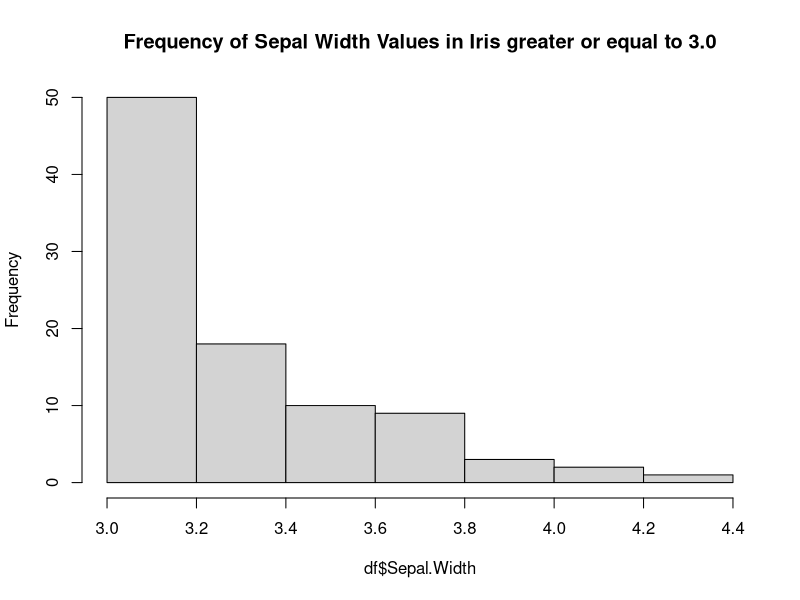

Here is the R script that generated this plot:
## ---- chunk 1
x <- c(1,2,4)
x[4]
## ---- chunk 2
q <- c(x,x,8)
s <- sd(q)
s
#s is 2.478479
## ---- chunk 3
paste("Christiana","Ade")
# if I wanted to save my name as a variable
myName <- paste("Christiana","Ade")
myName
## ---- chunk 4
m <- 100
ls()
rm(m)
ls()
## ---- chunk 5
oddcount <- function(x) 
{
    k <- 0 # assign 0 to k
    for (n in x) {
        if(n %% 2 == 1)
        {
            k <- k+1 # %% is the modulo operator
        }
    }
  return(k)
}
oddcount(x <- c(1,2,3,7,9))
## ---- chunk 6
evencount <- function(x){
  k <- 0  # assign 0 to k
  for (n in x){
    if (n %% 2 == 0){ ## divide the given number by 2 if the remainder is 0 then it is an even number
      k <- k+1 # add this number to count of even numbers
    }
  }
  return(paste("There are",k,"even numbers!")) # return the amount even numbers
}
evencount(x <- c(1,2,6,10,11))
## ---- chunk 7
R.home()
# My path installation is "C:\Program Files\R\R-3.3.0"
## ---- chunk 8
#Not really sure where the program files of macs go, but it would be something like this 
#/Program Files/R/R-3.3.0
## ---- chunk 9
#"C:\Users\cade\Documents\PhDMerced\Spr18Courses\EnvironmentalDataAnalysis\Homework\Lab1\Lab1_tutorial.html"
## ---- chunk 10
#"C:\Users\cade\Documents\PhDMerced\Spr18Courses"
## ---- chunk 11
  '/In Q11: 
  /Users/cade/Documents/PhDMerced/Spr18Courses/EnvironmentalDataAnalysis/Homework/Lab1/Lab1_tutorial.html
  - In Q12: 
  /Users/cade/Documents/PhDMerced/Spr18Courses
/'
## ---- chunk 12
v <- c(8:19)
w <- c(v[1:4])
w
## ---- chunk 13
d <- c(8:20)
#which(d %in% median(d)) #check where the middle is...only works vectors with an odd length
h <- c(d[5:9])
h
## ---- chunk 14
length(d)
## ---- chunk 15
#Let's see what really happens 
# find typeof the three situtations and save to a variable
a <- typeof(c(3, FALSE))
b <- typeof(c("a",1))
c <- typeof(c(4L,2))

myPrediction = c("double","character","double")
realAnswers = c(a,b,c)
# test if the two are identical if true then print "your predictions were right"
if (identical(myPrediction,realAnswers) == TRUE){
  print("Your predictions were right")
} else{
  print("nooooooo")
}
## ---- chunk 16
n <- "1"
m <- 1
is.atomic(m)
is.atomic(n)
identical(1,"1")
## ---- chunk 17
y <- c(FALSE,NA)
typeof(y)
x <- c(FALSE, NA_character_)
typeof(x)
b <- c(1,NA)
typeof(b)
c1 <- c(1, NA_character_)
typeof(c1)
## ---- chunk 18
#assuming this is vector d
d <- c(8:20)
newD <- d * 2
newD[length(d)]
# 40 is the last element
## ---- chunk 19
a <- seq(0.6,1.9,by = 0.1)
b <- which(a >= 1.1)
b
## ---- chunk 20
a[a >= 1.1] <- 2.0
a
## ---- chunk 21
l <- c(list(1,2),c(3,4)) #combines several lists. atomic vectors + list --> coerce to list before combining
j <- list(list(1,2),c(3,4))
str(l) 
# returns a list of 4 numbers
str(j) # a list of two numbers and then vector numbers 3 and 4
## ---- chunk 22
unlist(l)
unlist(j)
# the same thing happens to both
## ---- chunk 23
my.fac <- factor(c("yes", "yes","no","yes","yes","yes"))
table(my.fac)
## ---- chunk 24
f1 <- factor(letters)
levels(f1) <-rev(levels(f1))
f1
## ---- chunk 25
f2 <- rev(factor(letters))
f2
## ---- chunk 26
f3 <- factor(letters, levels=rev(letters))
f3
## ---- chunk 27
y<-matrix(1:12*3,nrow=4,ncol=3)
is.matrix(y)
is.array(y)
## ---- chunk 28
d <- data.frame(kids=c("Jack","Jill"),ages=c(12,10))
d
#f <- data.frame(kids=c("Jack","Jill"),ages=c(12,10,11))
## ---- chunk 29
m <- as.matrix(d)
m
# to verify that
class(m[1,2])
## ---- chunk 30
d1 <- data.frame(names=c("Jack","Jill","John"),states=c("CA","IL","IL"))
d2 <- data.frame(ages=c(10,7,12),names=c("Jill","Jillian","Jack"))
names(d2) <- c("ages","kids")
merge(d1,d2, by.x = "names", by.y= "kids")
## ---- chunk 31
#Yes, you can have a data frame with 0 rows
noRows <- data.frame("class" = integer(0))
noRows
dim(noRows) # 0 1
class(noRows) # data.frame

#Yes, you can have a dataframe with 0 columns, but it will also have 0 rows
df <-data.frame(NULL)
df
dim(df) #0 0
class(df)
## ---- chunk 32
# one way
# select all the columns with matrix notation 
df <- iris[iris$Sepal.Width >= 3.0, ]
hist(df$Sepal.Width, main ="Frequency of Sepal Width Values in Iris greater or equal to 3.0")
# can select with subset
df <- subset(iris, Sepal.Width >= 3.0)
# With tidyverse just to practice
#require(tidyverse)
#new <- filter(iris, Sepal.Width >=3.0)
#hist(new$Sepal.Width,main ="Frequency of Sepal Width Values in Iris greater or equal to 3.0")
'/ Dont forget to ask Erin how to do this?
  n <- iris %>%
  filter(Sepal.Width >= 3.0) %>%
  select(Sepal.Width)%>%
  do(a=hist(.)) 
/'
## ---- chunk 33
d <- data.frame(gender=c("M","M","F","M","F","F"),
        age=c(47,59,21,32,33,24),
        income=c(55000,88000,32450,76500,123000,45650))
d$over25 <- ifelse(d$age > 25, 1, 0) # 1 is row by row, 2 column by column
#apply(d,2, mean)

class(d$gender)

#if we delete that column then we can use apply
d <- d[,-1]
apply(d,2,mean)
## ---- chunk 34
#adapted from example on https://www.r-bloggers.com/a-tutorial-on-loops-in-r-usage-and-alternatives/
mymat<-matrix(c(seq(1,25,1)), nrow = 5, ncol =5 ) # create matrix of normal random numbers
mydframe=data.frame(mymat)    # transform into data frame
for (i in 1:2) {
   for (j in 1:2) {
     mydframe[i,j]<-mydframe[i,j] + 2
     print(mydframe)
   }
 }
## ---- chunk 35
x <- rnorm(40)
for (i in 1:10){
  n <- x[i] ^ 2
  print(n)
}
## ---- chunk 36
for(i in 4:29)
{
    if(i %% 2 == 1) next
    print(i)
}
## ---- chunk 37
i <- 100
while (i <= 190){
  print(i)
  i <- i + 10
}
## ---- chunk 38
m <-  matrix(runif(100), nrow= 10,ncol=10)

for (i in 1:10){
  if(i == 3  ){
    m[i,] <- "ciao"
  } else if( i == 10){
    m[,i] <- "ciao"
  }
}
m
## ---- chunk 39
set.seed(45);
m=100; n=100;
mymat<-matrix(runif(10000), nrow= 100,ncol=100) # create matrix 
mydframe=data.frame(mymat)    # transform into data frame
system.time(
  for (i in 1:m) {
    for (j in 1:n) {
      mydframe[i,j]<-mydframe[i,j] + 10*sin(0.75*pi)
    }
  }
)

#   user  system elapsed 
#   0.34    0.00    0.35 
# loop solution
## ---- chunk 40
system.time(
  mydframe<-mydframe + 10*sin(0.75*pi)  
)
#user  system elapsed 
  # 0.02    0.00    0.01 
## ---- chunk 41
#wave_to_freq: converts wavelengths to frequency
wave_to_freq <- function(wave) {
  #note wavelength needs to be in meters
  freq <- (299792458/wave) #speed of light in m/s
  freq
}
paste("A wavelength of 10 cm has a frequency of", wave_to_freq(0.02),"Hz"  )
## ---- chunk 42
x <- wave_to_freq
x
## ---- chunk 43
# Converts nanometers to meters
nano_to_meters <- function(nano){
  meters <- nano * 1e-9
  return(meters)
}
nano_to_meters(3)
## ---- chunk 44
#converts micrometers to gigahertz
micro_to_ghz <- function(mm){
   giga <- (299792458/(mm*1e-6))*1e-9
   return(giga)
}
micro_to_ghz(1)
#double check that if you reference the function before you get the same answer
wave_to_freq(1e-6) * 1e-9
## ---- chunk 45
micro_to_ghz(30000)
## ---- chunk 46
m2 <- lapply(mtcars, function(x) sd(x) /mean(x))
m2
## ---- chunk 47
# apply to every column of the mtcars dataframe and print the head 
scale01 <- function(x) {
  rng <- range(x, na.rm = TRUE)
  (x - rng[1]) / (rng[2] - rng[1])
}
head(sapply(mtcars, scale01))


# apply to just numeric columns
scale01_numeric <- function(x) {
  if(is.numeric(x)){
    rng <- range(x, na.rm = TRUE)
  (x - rng[1]) / (rng[2] - rng[1])
  }
}
iris_scaled <- iris
iris_scaled[] <- lapply(iris,scale01_numeric)
head(iris_scaled)
## ---- chunk 48
formulas <- list(
  mpg ~ disp, 
  mpg ~ I(1 / disp), 
  mpg ~ disp + wt,
  mpg ~ I(1 / disp) + wt
)

# for loop
for (i in 1:length(formulas)){
  mymodel <- lm(formulas[[i]], data=mtcars) #i
  print(mymodel)
}

#list
lapply(formulas, lm, data=mtcars)
## ---- chunk 49
# for loop
system.time(for (i in 1:length(formulas)){
  mymodel <- lm(formulas[[i]], data=mtcars) #i
  print(mymodel)
})
#   user  system elapsed 
#   0.00    0.04    0.07 

#list
system.time(lapply(formulas, lm, data=mtcars))
#   user  system elapsed 
#   0.02    0.00    0.02 

